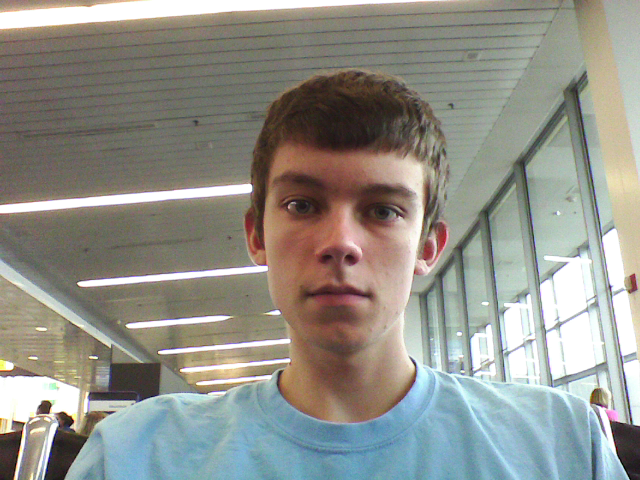
#> input picture images/floris_2.png, 640 x 480 px
$ python test_frame.py
#> lines starting #> are read from the running program, lines starting #| are printed output that depends on the picture; after the words box and inside, x2 and y2 are one past the last pixel; in counts of white or black regions, pixels touching at a corner belong together
#> in openImage, imageToProcess is the input picture: shape (480, 640, 3); mean B, G, R 138, 145.6, 145.7
### ImageProcessing/process_image.py
# Processing, binarizing the image

import cv2 as cv
import numpy as np
import re


def grayImage(image, show=False):
    """
    Convert the image to grayscale
    :param image: [opencv image] The image to covnert
    :param show: [boolean] Show the new image
    :return: [opencv image] Grayed image
    """
#> called with show = False
    gray_image = cv.cvtColor(image, cv.COLOR_BGR2GRAY)
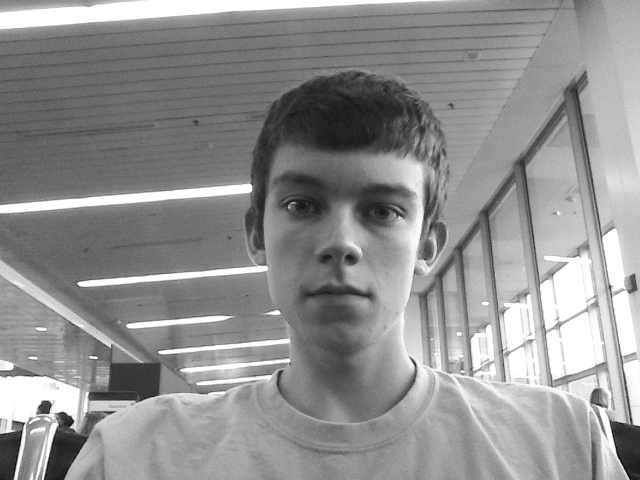
#> gray_image: shape (480, 640); min 0, max 255, mean 144.7
    if show:
        show = cv.resize(gray_image, (1320, 720))
        cv.imshow('Gray image', show)
    return gray_image


# [40 lines left out: functions blurImage, contourImage, not called in this run]


def thresholdImage(gray_image, stringType, low=120, high=255, gaussianSize=None, show=False):
    """
    Remove all of the pixels below a treshold value
    :param gray_image: [opencv image] A grayscale image
    :param stringType: [str] or [int] The type of thresholding
        0. regular
        1. gaussian
        2. mean
        3. otsu
    :param gaussianSize: [int] if gaussian, the size of the gaussian function
    :param show: [boolean] Show the new image
    :return: [opencv image] The thresholded image
    """
#> called with stringType = 1, low = 1, high = 255, show = False
    if stringType == "regular" or 0:
        ret, thresholdImage = cv.threshold(gray_image, 120, 255, cv.THRESH_BINARY)
    elif stringType == "gaussian" or 1:
        thresholdImage = cv.adaptiveThreshold(gray_image, 255, cv.ADAPTIVE_THRESH_GAUSSIAN_C, cv.THRESH_BINARY, 3, gaussianSize )
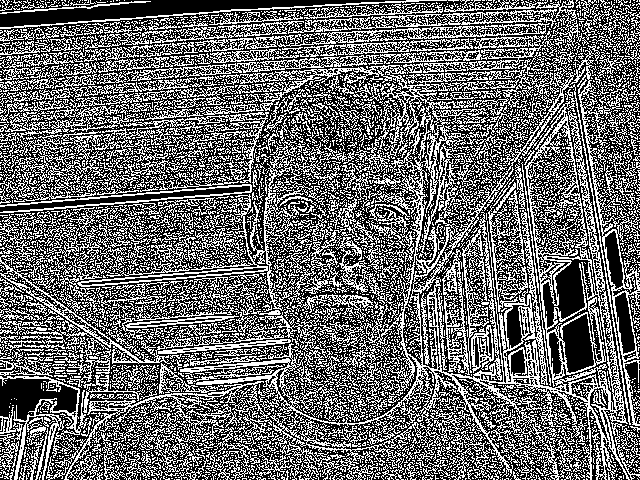
#> thresholdImage: shape (480, 640); 41.6% white in thin lines or dots
    elif stringType == "mean" or 2:
        thresholdImage = cv.adaptiveThreshold(gray_image, 255, cv.ADAPTIVE_THRESH_MEAN_C, cv.THRESH_BINARY, 3, gaussianSize)
    elif stringType == "otsu" or 3:
        ret, thresholdImage = cv.threshold(gray_image, 0, 255, cv.THRESH_BINARY + cv.THRESH_OTSU)
    else:
        print("Error: Invalid stringtype parameter in thresholdImage()")
        return -1 # Return an error code

    if show:
        show = cv.resize(thresholdImage, (1320, 720))
        cv.imshow('Threshold image', show)
    return thresholdImage


def morphTrans(threshold_image, stringType, intensity, iterations, show=False):
    """
    Perform a morphological transformation on the image
    :param threshold_image: [opencv image] The thresholded image that needs to be morphed
    :param stringType: [str] or [int] The type of morphing to perform
    :param intensity: [int] The intensity of the morphing
    :param iterations: [int] The number of morphs
    :param show: [boolean] Show the new image
    :return: [opencv image] The morphed image
    """
#> called with stringType = 1, intensity = 2, iterations = 1, show = False
    kernel = np.ones((intensity, intensity), np.uint8)

    if stringType == "erosion" or stringType == "erode" or stringType == 0:
        morphed_image = cv.erode(threshold_image, kernel, iterations)
    elif stringType == "dilate" or stringType == "dilation" or stringType == 1:
        morphed_image = cv.dilate(threshold_image, kernel, iterations)
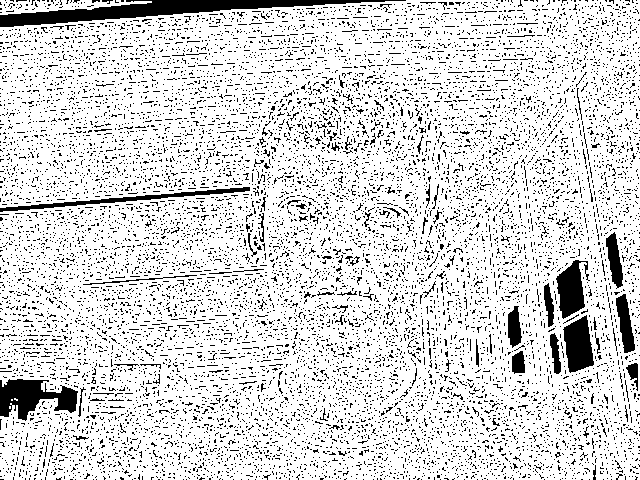
#> morphed_image: shape (480, 640); 84.8% white; 11407 black regions (11312 under 20 px), largest, box (x1, y1, x2, y2) and area: (0, 0, 406, 27) 3839, (0, 379, 78, 421) 1852, (563, 315, 594, 373) 1223
    elif stringType == "open" or stringType == "opening" or stringType == 2:
        morphed_image = cv.morphologyEx(threshold_image, cv.MORPH_OPEN, kernel)
    else:
        print("Error: Incorrect morphtrans() parameters")

    if show:
        show = cv.resize(morphed_image, (1320, 720))
        cv.imshow('Morphed Image', show)

    return morphed_image


def edgeDetection(gray_image, low_thresh=100, high_tresh=200, aperture_size= 3, show=False):
    """
    Perform edge detection on an image
    :param gray_image: [opencv image] A gray image to perform edge detection on
    :param show: [boolean] Show the new image
    :return: [opencv image] The edge detected image
    """
#> called with low_thresh = 100, high_tresh = 200, aperture_size = 3, show = False
    #cannied_image = cv.Canny(gray_image, 160, 190, apertureSize=3)
    cannied_image = cv.Canny(gray_image, low_thresh, high_tresh, apertureSize=aperture_size)
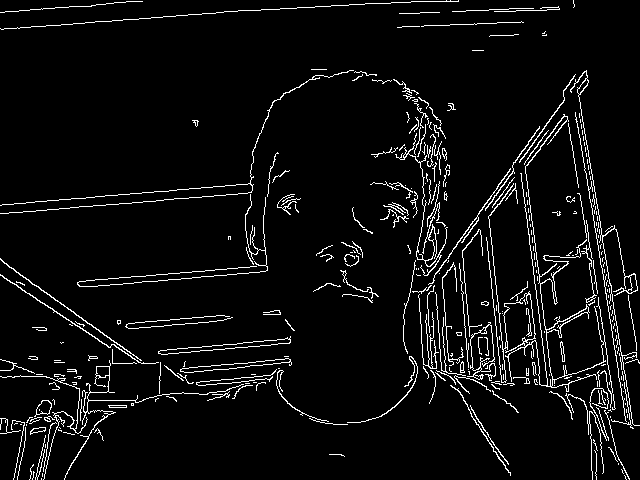
#> cannied_image: shape (480, 640); 5.2% white in thin lines or dots

    if show:
        show = cv.resize(cannied_image, (1320, 720))
        cv.imshow('Edge Detection Image', show)
    return cannied_image


def openImage(image_name, show=False):
    """
    Open an image
    :param image_name: [str] The filename of the image
    :param show: [boolean] Show the opened image
    :return:
    """
    image_ext = {'.jpg', '.png', '.gif', '.jpeg'}

    flag = False

    for file_app in image_ext:

        if re.search(file_app, image_name):
            # filename contains file-appendix
            flag = True

    if flag:
        pass
    else:
        image_name = image_name + '.png'

    try:
        imageToProcess = cv.imread(r'images/' + image_name)
    except FileNotFoundError:
        print(FileNotFoundError.strerror)
        print("Error: Image not opened")

    if show:
        show = cv.resize(imageToProcess, (1320, 720))
        cv.imshow('Opened image', show)

    return imageToProcess


def invertImage(cv_image, show=False):
    """
    Invert the pixels of a binary (black or white) image
    :param cv_image: [opencv image] The binary image to invert
    :return: inverted_image [opencv image] The inverted image
    """
#> called with show = False
    inverted_image = cv.bitwise_not(cv_image)
#> inverted_image: shape (480, 640); 94.8% white; black in thin lines or dots
    if show:
        show = cv.resize(inverted_image, (1320, 720))
        cv.imshow('Inverted Image', show)
    return inverted_image


# [30 lines left out: function processImage, not called in this run]

### test_frame.py
from ImageProcessing import process_image
import cv2 as cv

cv_image = process_image.openImage("floris_2.png")
gray_image = process_image.grayImage(cv_image)
#contour_image = process_image.contourImage(gray_image)
thresh_image = process_image.thresholdImage(gray_image, 1, 1)
eroded_image = process_image.morphTrans(thresh_image, 1, 2, 1)
edge_detect = process_image.edgeDetection(gray_image)
inv_image = process_image.invertImage(edge_detect)

# [6 lines of commented-out code are left out]
cv.imshow('edge', edge_detect)
cv.imshow('inv', inv_image)

cv.imwrite('images/slicer_test_1.png', inv_image)

cv.waitKey(0)
cv.destroyAllWindows()

$ run again, with images/pap_1.png copied over images/floris_2.png
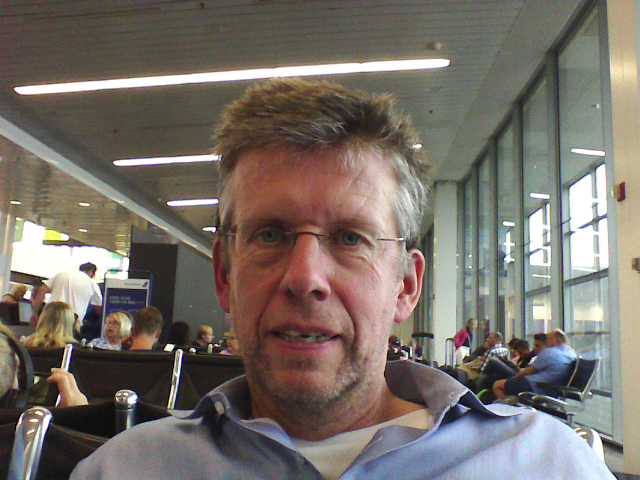
#> input picture images/pap_1.png, 640 x 480 px
#> in openImage, imageToProcess is the input picture: shape (480, 640, 3); mean B, G, R 104.7, 112.2, 119.8
#> in thresholdImage, `thresholdImage = cv.adaptiveThreshold(gray_image, 255, cv.ADAPTIVE_THR..`:
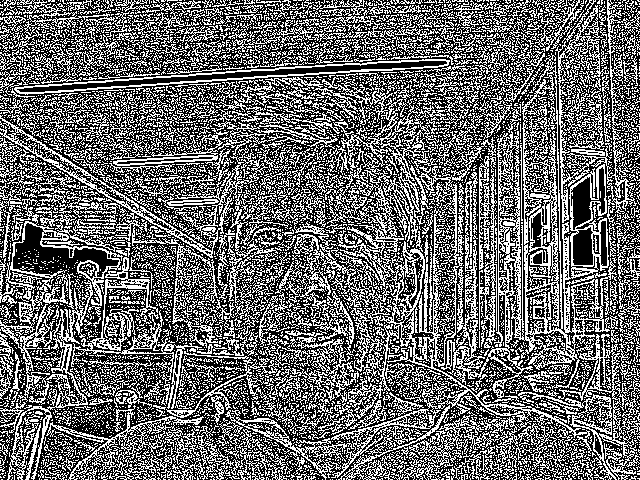
#> thresholdImage: shape (480, 640); 41.4% white in thin lines or dots
#> morphed_image: shape (480, 640); 84.9% white; black in thin lines or dots
#> in edgeDetection, `cannied_image = cv.Canny(gray_image, low_thresh, high_tresh, apertureS..`:
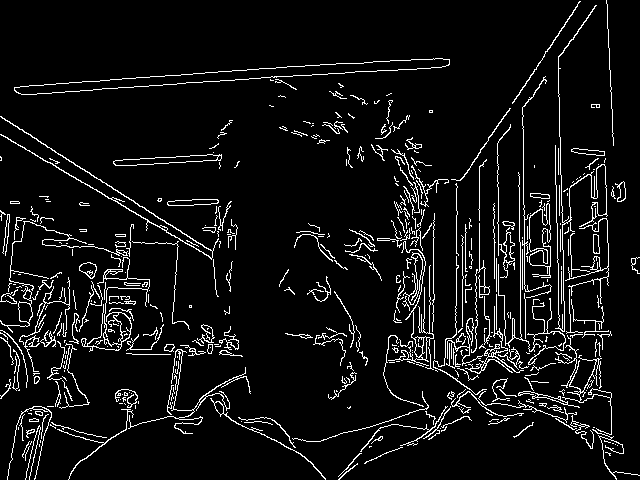
#> cannied_image: shape (480, 640); 6.8% white in thin lines or dots
#> inverted_image: shape (480, 640); 93.2% white; black in thin lines or dots

$ run again, with images/bird.jpg saved as images/floris_2.png
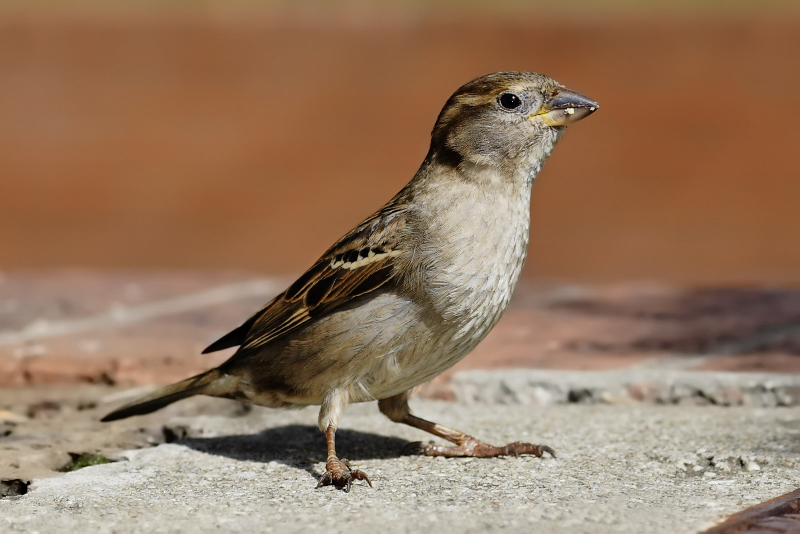
#> input picture images/bird.jpg, 1600 x 1067 px (shown at 1/2 size)
#> in openImage, imageToProcess is the input picture: shape (1067, 1600, 3); mean B, G, R 95.5, 119.7, 149.4
#> in thresholdImage, `thresholdImage = cv.adaptiveThreshold(gray_image, 255, cv.ADAPTIVE_THR..`:
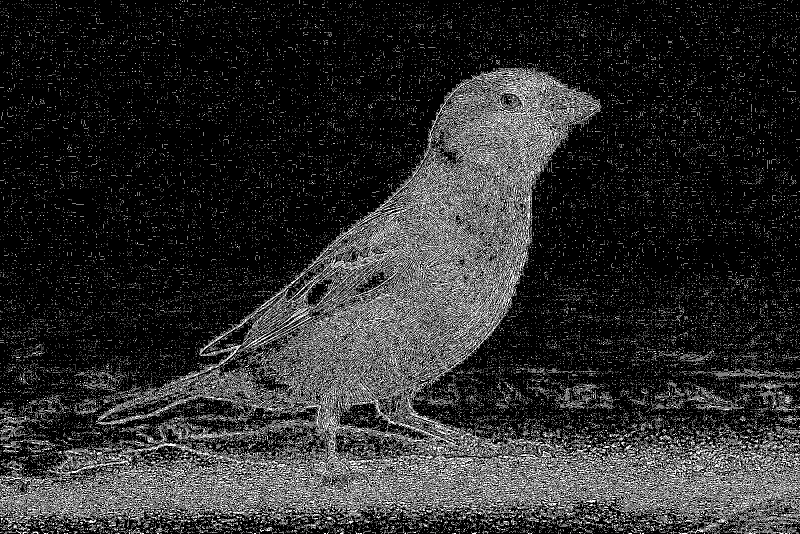
#> thresholdImage: shape (1067, 1600) (shown at 1/2 size); 17.6% white in thin lines or dots
#> morphed_image: shape (1067, 1600); 38% white; 16118 white regions (15080 under 20 px), largest, box (x1, y1, x2, y2) and area: (0, 128, 1600, 1067) 482250, (1301, 757, 1505, 825) 4678, (1475, 758, 1600, 830) 3273
#> cannied_image: shape (1067, 1600); 4.9% white in thin lines or dots, all inside (x1, y1, x2, y2) = (0, 141, 1600, 1066)
#> in invertImage, `inverted_image = cv.bitwise_not(cv_image)`:
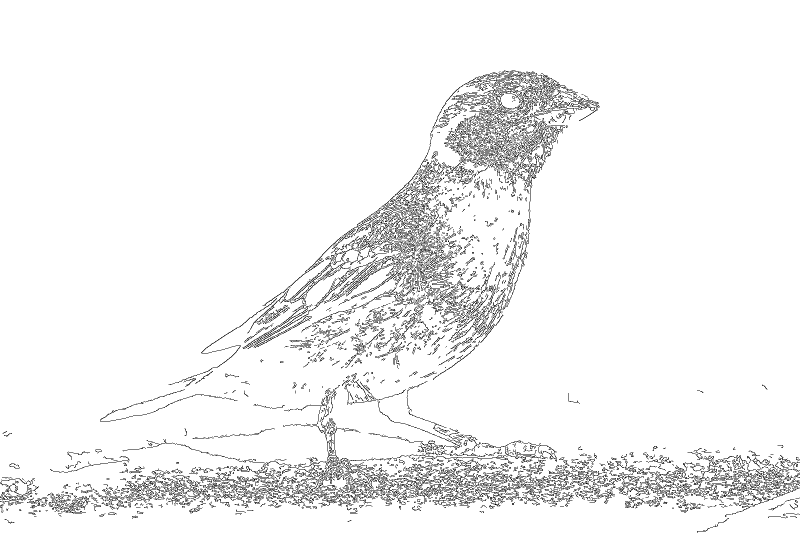
#> inverted_image: shape (1067, 1600) (shown at 1/2 size); 95.1% white; black in thin lines or dots, all inside (x1, y1, x2, y2) = (0, 141, 1600, 1066)
